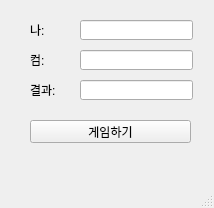
<?xml version="1.0" encoding="UTF-8"?>
<ui version="4.0">
 <class>MainWindow</class>
 <widget class="QMainWindow" name="MainWindow">
  <property name="geometry">
   <rect>
    <x>0</x>
    <y>0</y>
    <width>214</width>
    <height>208</height>
   </rect>
  </property>
  <property name="windowTitle">
   <string>MainWindow</string>
  </property>
  <widget class="QWidget" name="centralwidget">
   <widget class="QLabel" name="lbl">
    <property name="geometry">
     <rect>
      <x>30</x>
      <y>20</y>
      <width>121</width>
      <height>20</height>
     </rect>
    </property>
    <property name="text">
     <string>나:</string>
    </property>
   </widget>
   <widget class="QPushButton" name="pb">
    <property name="geometry">
     <rect>
      <x>30</x>
      <y>120</y>
      <width>161</width>
      <height>23</height>
     </rect>
    </property>
    <property name="text">
     <string>게임하기</string>
    </property>
   </widget>
   <widget class="QLabel" name="lbl_2">
    <property name="geometry">
     <rect>
      <x>30</x>
      <y>50</y>
      <width>121</width>
      <height>20</height>
     </rect>
    </property>
    <property name="text">
     <string>컴:</string>
    </property>
   </widget>
   <widget class="QLabel" name="lbl_3">
    <property name="geometry">
     <rect>
      <x>30</x>
      <y>80</y>
      <width>121</width>
      <height>20</height>
     </rect>
    </property>
    <property name="text">
     <string>결과:</string>
    </property>
   </widget>
   <widget class="QLineEdit" name="mine">
    <property name="geometry">
     <rect>
      <x>80</x>
      <y>20</y>
      <width>113</width>
      <height>20</height>
     </rect>
    </property>
   </widget>
   <widget class="QLineEdit" name="com">
    <property name="geometry">
     <rect>
      <x>80</x>
      <y>50</y>
      <width>113</width>
      <height>20</height>
     </rect>
    </property>
   </widget>
   <widget class="QLineEdit" name="result">
    <property name="geometry">
     <rect>
      <x>80</x>
      <y>80</y>
      <width>113</width>
      <height>20</height>
     </rect>
    </property>
   </widget>
  </widget>
  <widget class="QMenuBar" name="menubar">
   <property name="geometry">
    <rect>
     <x>0</x>
     <y>0</y>
     <width>214</width>
     <height>21</height>
    </rect>
   </property>
  </widget>
  <widget class="QStatusBar" name="statusbar"/>
 </widget>
 <resources/>
 <connections/>
</ui>
